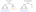

Reproduce this figure in gnuplot.
#
# LOG BALANCED TREE OF SIZE 7 and 3
#
WIDTH  = 36
HEIGHT = 12

load "docs/plots/figures/graph.gnuplot"
load "docs/plots/components.gnuplot"
load "docs/plots/ruler.gnuplot"
load "docs/plots/colors.gnuplot"

COLOR_1 = BLUE
COLOR_2 = ORANGE
COLOR_3 = CYAN
COLOR_4 = PINK

dx = real(1)
dy = real(2)

eval text(9, 1, "BALANCED",     BLACK)
eval text(28, 1, "NOT BALANCED", BLACK)


X_OFFSET = 2
Y_OFFSET = 3

eval text(8, 8, "8", COLOR_1)
eval text(14, 6, "4", COLOR_2)

eval text(27, 8, "8", COLOR_1)
eval text(32, 4, "2", COLOR_2)

do for [x=3:7:8] {
    eval spot(x*dx, dy*1, BLACK)
    eval line(x*dx, dy*1, x*dx - 2*dx, dy*2, 0, 1, BLACK)
    eval line(x*dx, dy*1, x*dx + 2*dx, dy*2, 0, 1, BLACK)
}
do for [x=1:7:4] {
    eval spot(x*dx, dy*2, BLACK)
    eval line(x*dx, dy*2, x*dx - 1*dx, dy*3, 0, 1, BLACK)
    eval line(x*dx, dy*2, x*dx + 1*dx, dy*3, 0, 1, BLACK)
}
do for [x=0:7:2] {
    eval spot(x*dx, dy*3, BLACK)
    eval link(x*dx, dy*3, x*dx - dx/2, dy*4, 0, 1, BLACK)
    eval link(x*dx, dy*3, x*dx + dx/2, dy*4, 0, 1, BLACK)
}
do for [x=0:7] {
    eval leaf(x*dx-dx/2, dy*4, COLOR_1)
}



eval spot(7*dx, dy*0, BLACK)
eval line(7*dx, dy*0, 3*dx, dy*1, 0, 1, BLACK)
eval line(7*dx, dy*0, 11*dx, dy*1, 0, 1, BLACK)

do for [x=11:16:8] {
    eval spot(x*dx, dy*1, BLACK)
    eval line(x*dx, dy*1, x*dx - 1*dx, dy*2, 0, 1, BLACK)
    eval line(x*dx, dy*1, x*dx + 1*dx, dy*2, 0, 1, BLACK)
}
do for [x=10:12:2] {
    eval spot(x*dx, dy*2, BLACK)
    eval link(x*dx, dy*2, x*dx - 0.5*dx, dy*3, 0, 1, BLACK)
    eval link(x*dx, dy*2, x*dx + 0.5*dx, dy*3, 0, 1, BLACK)
}
do for [x=10:13] {
    eval leaf(x*dx-dx/2, dy*3, COLOR_2)
}











X_OFFSET = 21

do for [x=3:7:8] {
    eval spot(x*dx, dy*1, BLACK)
    eval line(x*dx, dy*1, x*dx - 2*dx, dy*2, 0, 1, BLACK)
    eval line(x*dx, dy*1, x*dx + 2*dx, dy*2, 0, 1, BLACK)
}
do for [x=1:7:4] {
    eval spot(x*dx, dy*2, BLACK)
    eval line(x*dx, dy*2, x*dx - 1*dx, dy*3, 0, 1, BLACK)
    eval line(x*dx, dy*2, x*dx + 1*dx, dy*3, 0, 1, BLACK)
}
do for [x=0:7:2] {
    eval spot(x*dx, dy*3, BLACK)
    eval link(x*dx, dy*3, x*dx - dx/2, dy*4, 0, 1, BLACK)
    eval link(x*dx, dy*3, x*dx + dx/2, dy*4, 0, 1, BLACK)
}
do for [x=0:7] {
    eval leaf(x*dx-dx/2, dy*4, COLOR_1)
}



eval spot(7*dx, dy*0, BLACK)
eval line(7*dx, dy*0, 3*dx, dy*1, 0, 1, BLACK)
eval line(7*dx, dy*0, 11*dx, dy*1, 0, 1, BLACK)



do for [x=11:11:8] {
    eval spot(x*dx, dy*1, BLACK)
    eval link(x*dx, dy*1, x*dx - 1*dx, dy*2, 0, 1, BLACK)
    eval link(x*dx, dy*1, x*dx + 1*dx, dy*2, 0, 1, BLACK)
}
do for [x=11:12] {
    eval leaf(x*dx-dx/2, dy*2, COLOR_2)
}



plot NaN notitle
